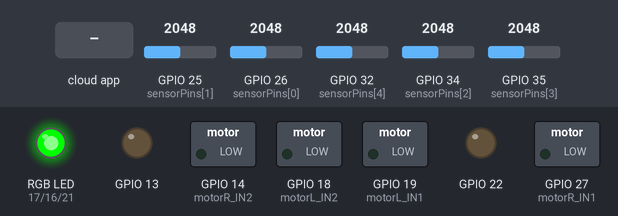
A sketch run on a simulated ESP32. Shown: switched loads named in the sketch (green lamp = pin HIGH), an RGB LED mixed from three pins (HIGH = lit), output pins drawn as LEDs (lit = HIGH). The inputs (shaded band) are chosen by the test bench; at power-on: GPIO 26 (sensorPins[0]) = 2048, GPIO 25 (sensorPins[1]) = 2048, GPIO 32 (sensorPins[4]) = 2048, GPIO 34 (sensorPins[2]) = 2048, GPIO 35 (sensorPins[3]) = 2048 (analog values on the 0–4095 scale). The RemoteXY app is connected.

Above: at 1.2 s.
1.3 s: the phone or cloud app sets switch_01 to 1
At 2.5 s:
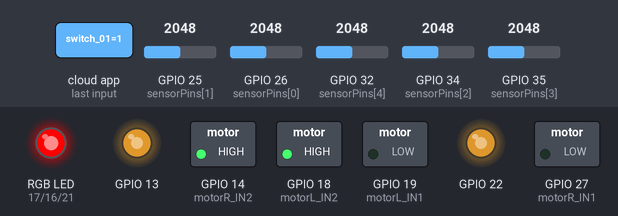
2.8 s: the phone or cloud app sets switch_01 to 0
At 3.2 s:
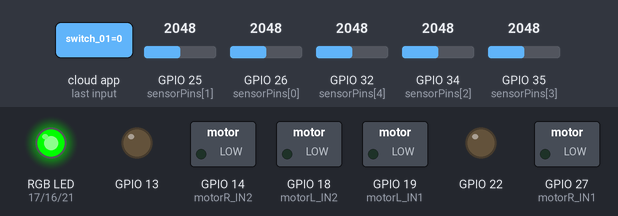
4.3 s: the phone or cloud app sets switch_01 to 1
At 5.0 s:
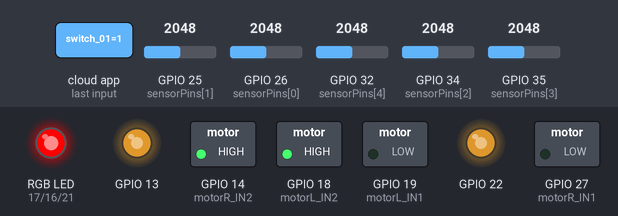
5.8 s: GPIO 26 (sensorPins[0]) set to 2866
At 6.08 s:
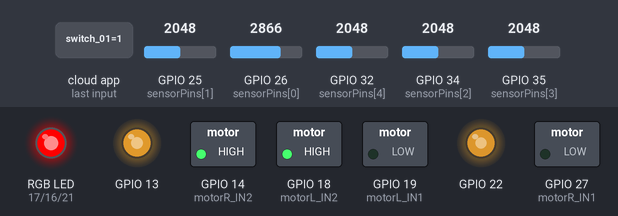
7.7 s: GPIO 25 (sensorPins[1]) set to 2866
At 7.87 s:
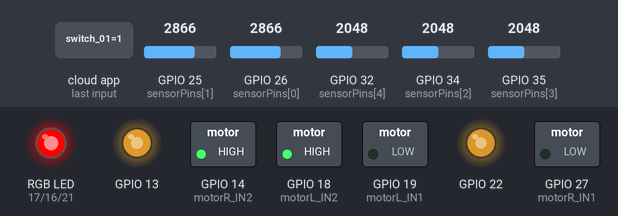
9.5 s: GPIO 32 (sensorPins[4]) set to 2866
At 9.8 s:
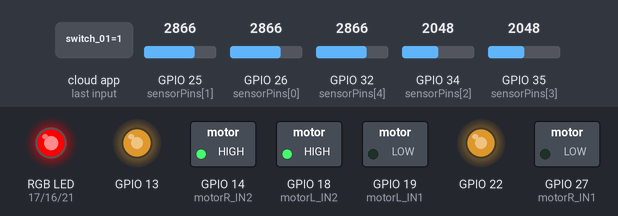
Timing chart, 0 to 12.4 s (numbered marks = the images above; inputs shaded):
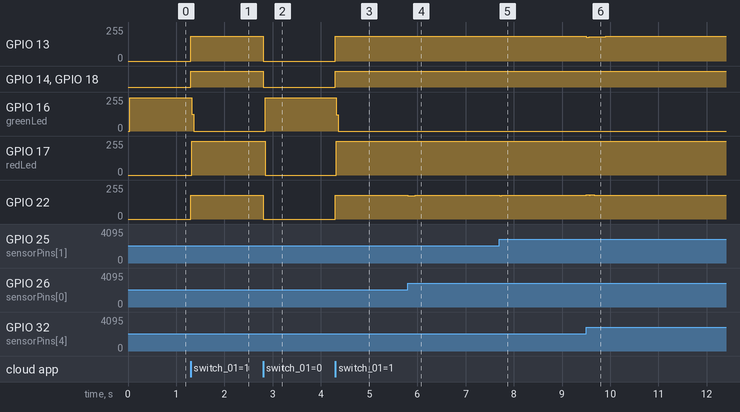

The sketch:

trytry.ino
```cpp
// =======================
// RemoteXY BLE
// =======================

#define REMOTEXY_MODE__ESP32CORE_BLE

#include <BLEDevice.h>
#define REMOTEXY_BLUETOOTH_NAME "RemoteXY"

#include <RemoteXY.h>
#include <math.h>

// =======================
// RemoteXY GUI
// =======================

#pragma pack(push, 1)

uint8_t const PROGMEM RemoteXY_CONF_PROGMEM[] = {
  255,1,0,0,0,30,0,19,0,0,0,0,31,1,106,200,1,1,1,0,
  2,31,10,44,22,0,2,26,31,31,79,78,0,79,70,70,0
};

struct {

  uint8_t switch_01;
  uint8_t connect_flag;

} RemoteXY;

#pragma pack(pop)

// =======================
// 5路 ADC 感測器
// =======================

const int sensorPins[5] = {26, 25, 34, 35, 32};
int w[5] = {-2, -1, 0, 1, 2};

// =======================
// 馬達 L298N
// =======================

const int motorL_IN1 = 19;
const int motorL_IN2 = 18;
const int motorL_PWM = 22;

const int motorR_IN1 = 27;
const int motorR_IN2 = 14;
const int motorR_PWM = 13;

// =======================
// LED
// =======================

const int greenLed = 16;
const int redLed   = 17;
const int blueLed  = 21;

// =======================
// PID
// =======================

float Kp = 12;
float Kd = 3.5;

float error = 0;
float last_error = 0;
float derivative = 0;

// =======================
// 自動中心
// =======================

float autoCenter = 0;

// =======================
// 濾波
// =======================

float filt[5] = {0,0,0,0,0};
float alpha = 0.65;

// =======================
// 馬達補償
// =======================

int leftMotorTrim = 0;
int rightMotorTrim = 6;

// =======================
// 速度
// =======================

int maxSpeed = 180;

// =======================
// 系統開關
// =======================

bool systemEnabled = false;

// =======================
// LED 狀態
// =======================

void setStatusLED(int state)
{
  digitalWrite(greenLed, LOW);
  digitalWrite(redLed, LOW);
  digitalWrite(blueLed, LOW);

  switch (state)
  {
    case 0:
      digitalWrite(greenLed, HIGH);
      break;

    case 1:
      digitalWrite(redLed, HIGH);
      break;

    case 2:
      digitalWrite(blueLed, HIGH);
      break;
  }
}

// =======================
// 停止馬達
// =======================

void motorStop()
{
  ledcWriteChannel(0, 0);
  ledcWriteChannel(1, 0);

  digitalWrite(motorL_IN1, LOW);
  digitalWrite(motorL_IN2, LOW);

  digitalWrite(motorR_IN1, LOW);
  digitalWrite(motorR_IN2, LOW);
}

// =======================
// 失線搜尋
// =======================

void searchLine()
{
  if (last_error > 0)
  {
    digitalWrite(motorL_IN1, LOW);
    digitalWrite(motorL_IN2, HIGH);

    digitalWrite(motorR_IN1, HIGH);
    digitalWrite(motorR_IN2, LOW);
  }
  else
  {
    digitalWrite(motorL_IN1, HIGH);
    digitalWrite(motorL_IN2, LOW);

    digitalWrite(motorR_IN1, LOW);
    digitalWrite(motorR_IN2, HIGH);
  }

  ledcWriteChannel(0, 130);
  ledcWriteChannel(1, 130);
}

// =======================
// Setup
// =======================

void setup()
{
  Serial.begin(115200);

  RemoteXY_Init();

  analogReadResolution(12);

  for (int i = 0; i < 5; i++)
  {
    pinMode(sensorPins[i], INPUT);
  }

  pinMode(greenLed, OUTPUT);
  pinMode(redLed, OUTPUT);
  pinMode(blueLed, OUTPUT);

  pinMode(motorL_IN1, OUTPUT);
  pinMode(motorL_IN2, OUTPUT);

  pinMode(motorR_IN1, OUTPUT);
  pinMode(motorR_IN2, OUTPUT);

  ledcAttachChannel(motorL_PWM, 1000, 8, 0);
  ledcAttachChannel(motorR_PWM, 1000, 8, 1);

  motorStop();
}

// =======================
// Loop
// =======================

void loop()
{
  RemoteXY_Handler();

  // -----------------------
  // BLE未連線
  // -----------------------

  if (!RemoteXY.connect_flag)
  {
    motorStop();
    setStatusLED(2);
    return;
  }

  systemEnabled = RemoteXY.switch_01;

  // -----------------------
  // 待命模式
  // -----------------------

  if (!systemEnabled)
  {
    motorStop();
    setStatusLED(0);

    error = 0;
    last_error = 0;
    derivative = 0;

    autoCenter = 0;

    for (int i = 0; i < 5; i++)
      filt[i] = 0;

    return;
  }

  // -----------------------
  // 尋線模式
  // -----------------------

  setStatusLED(1);

  int raw[5];

  for (int i = 0; i < 5; i++)
  {
    raw[i] = analogRead(sensorPins[i]);
  }

  float sum = 0;
  float position = 0;

  for (int i = 0; i < 5; i++)
  {
    int v = 4095 - raw[i];

    filt[i] =
      alpha * filt[i] +
      (1.0 - alpha) * v;

    sum += filt[i];
    position += filt[i] * w[i];
  }

  // -----------------------
  // 失線
  // -----------------------

  if (sum < 50)
  {
    searchLine();
    return;
  }

  position /= sum;

  // -----------------------
  // 自動中心校正
  // -----------------------

  autoCenter =
    autoCenter * 0.995 +
    position * 0.005;

  error = position - autoCenter;

  if (abs(error) < 0.04)
    error = 0;

  // -----------------------
  // PID
  // -----------------------

  derivative = error - last_error;

  float turn =
      Kp * error +
      Kd * derivative;

  last_error = error;

  // -----------------------
  // 非線性壓縮
  // -----------------------

  turn = tanh(turn * 0.03) * 120;

  // -----------------------
  // 動態速度
  // -----------------------

  int speedAdjust = abs(error) * 8;

  int baseSpeed =
      constrain(maxSpeed - speedAdjust,
                110,
                maxSpeed);

  float turnScale = 0.5;

  int leftSpeed =
      baseSpeed - turn * turnScale;

  int rightSpeed =
      baseSpeed + turn * turnScale;

  leftSpeed += leftMotorTrim;
  rightSpeed += rightMotorTrim;

  leftSpeed =
      constrain(leftSpeed, -255, 255);

  rightSpeed =
      constrain(rightSpeed, -255, 255);

  // -----------------------
  // 差速限制
  // -----------------------

  int diff = rightSpeed - leftSpeed;
  int maxDiff = 55;

  if (diff > maxDiff)
    rightSpeed = leftSpeed + maxDiff;

  if (diff < -maxDiff)
    leftSpeed = rightSpeed + maxDiff;

  // -----------------------
  // 左馬達
  // -----------------------

  if (leftSpeed >= 0)
  {
    digitalWrite(motorL_IN1, LOW);
    digitalWrite(motorL_IN2, HIGH);

    ledcWriteChannel(0, leftSpeed);
  }
  else
  {
    digitalWrite(motorL_IN1, HIGH);
    digitalWrite(motorL_IN2, LOW);

    ledcWriteChannel(0, -leftSpeed);
  }

  // -----------------------
  // 右馬達
  // -----------------------

  if (rightSpeed >= 0)
  {
    digitalWrite(motorR_IN1, LOW);
    digitalWrite(motorR_IN2, HIGH);

    ledcWriteChannel(1, rightSpeed);
  }
  else
  {
    digitalWrite(motorR_IN1, HIGH);
    digitalWrite(motorR_IN2, LOW);

    ledcWriteChannel(1, -rightSpeed);
  }
}
```

Measured:
- after the input at 1.3 s, GPIO 13: 0/255 → 185/255 at once; GPIO 14 (motorR_IN2), GPIO 18 (motorL_IN2): LOW → HIGH at once; GPIO 16 (greenLed): 251/255 → 0/255 at once; GPIO 17 (redLed): 0/255 → 253/255 at once; GPIO 22: 0/255 → 179/255 at once
- after the input at 2.8 s, GPIO 13: 185/255 → 0/255 at once; GPIO 14 (motorR_IN2), GPIO 18 (motorL_IN2): HIGH → LOW at once; GPIO 16 (greenLed): 0/255 → 251/255 at once; GPIO 17 (redLed): 253/255 → 0/255 at once; GPIO 22: 179/255 → 0/255 at once
- after the input at 4.3 s, GPIO 13: 0/255 → 185/255 at once; GPIO 14 (motorR_IN2), GPIO 18 (motorL_IN2): LOW → HIGH at once; GPIO 16 (greenLed): 251/255 → 0/255 at once; GPIO 17 (redLed): 0/255 → 253/255 at once; GPIO 22: 0/255 → 179/255 at once
- after the input at 5.8 s, GPIO 13: 185/255 → 187/255 at once, → 186/255 0.16 s later, → 185/255 0.23 s later; GPIO 22: 179/255 → 176/255 at once, → 177/255 0.16 s later, → 179/255 0.23 s later
- after the input at 7.7 s, GPIO 13: 185/255 → 186/255 at once, → 185/255 0.27 s later; GPIO 22: 179/255 → 177/255 at once, → 179/255 0.27 s later
- after the input at 9.5 s, GPIO 13: 185/255 → 180/255 at once, → 182/255 0.06 s later, → 183/255 0.10 s later, → 185/255 0.23 s later; GPIO 22: 179/255 → 181/255 at once, → 180/255 0.17 s later, → 179/255 0.23 s later
